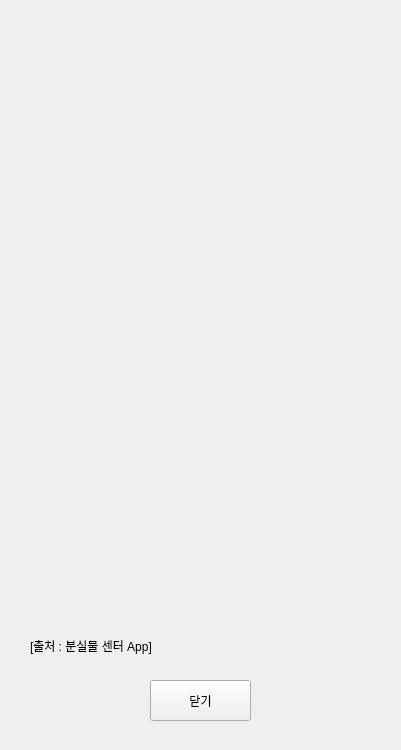
<?xml version="1.0" encoding="UTF-8"?>
<ui version="4.0">
 <class>Form</class>
 <widget class="QWidget" name="Form">
  <property name="geometry">
   <rect>
    <x>0</x>
    <y>0</y>
    <width>401</width>
    <height>750</height>
   </rect>
  </property>
  <property name="windowTitle">
   <string>유실물 처리 절차</string>
  </property>
  <widget class="QLabel" name="label">
   <property name="geometry">
    <rect>
     <x>20</x>
     <y>10</y>
     <width>359</width>
     <height>616</height>
    </rect>
   </property>
   <property name="text">
    <string/>
   </property>
   <property name="pixmap">
    <pixmap>유실물 처리 절차.png</pixmap>
   </property>
  </widget>
  <widget class="QLabel" name="label_2">
   <property name="geometry">
    <rect>
     <x>30</x>
     <y>630</y>
     <width>341</width>
     <height>31</height>
    </rect>
   </property>
   <property name="text">
    <string>[출처 : 분실물 센터 App]</string>
   </property>
  </widget>
  <widget class="QPushButton" name="pushButton">
   <property name="geometry">
    <rect>
     <x>150</x>
     <y>680</y>
     <width>101</width>
     <height>41</height>
    </rect>
   </property>
   <property name="text">
    <string>닫기</string>
   </property>
  </widget>
 </widget>
 <resources/>
 <connections>
  <connection>
   <sender>pushButton</sender>
   <signal>clicked()</signal>
   <receiver>Form</receiver>
   <slot>click_close()</slot>
   <hints>
    <hint type="sourcelabel">
     <x>233</x>
     <y>716</y>
    </hint>
    <hint type="destinationlabel">
     <x>276</x>
     <y>692</y>
    </hint>
   </hints>
  </connection>
 </connections>
 <slots>
  <slot>click_close()</slot>
 </slots>
</ui>
